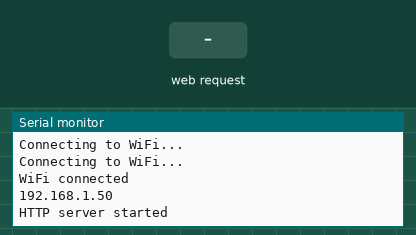
Bench run of a sketch on a simulated ESP8266 (NodeMCU). Shown: the last lines printed to the serial monitor. The test bench sets the inputs (shaded band). WiFi joins after 1.5 s; servers stay silent unless stated.

Above: at 3.2 s.
3.3 s: HTTP request GET /setForward received
At 4.5 s:
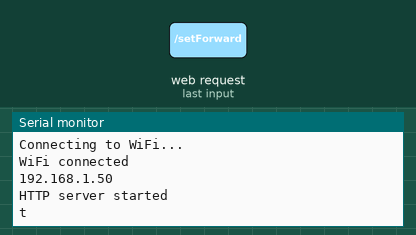
4.8 s: HTTP request GET /setReverse received
At 5.8 s:
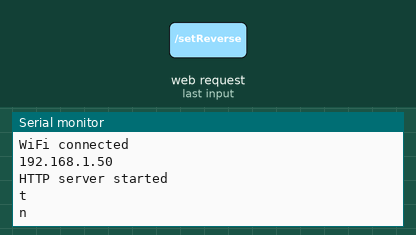

The sketch:

ESP8266.ino
```cpp
#include <ESP8266WiFi.h>
#include <ESP8266WebServer.h>

const char *ssid = "OchaHouse Tang 2";
const char *password = "ochahouse";

ESP8266WebServer server(80);

#define LIGHT_SENSOR A0

void setup() {
  Serial.begin(115200);

  // Kết nối đến WiFi
  WiFi.begin(ssid, password);
  while (WiFi.status() != WL_CONNECTED) {
    delay(1000);
    Serial.println("Connecting to WiFi...");
  }

  Serial.println("WiFi connected");
  Serial.println(WiFi.localIP());

  server.on("/", HTTP_GET, handleRoot);
  server.on("/lightValue", HTTP_GET, handleReadSensor);

  server.on("/setForward", HTTP_GET, handleSetForward);
  server.on("/setReverse", HTTP_GET, handleSetReverse);

  server.begin();
  Serial.println("HTTP server started");
}

void loop() {
  server.handleClient();
}

void handleRoot() {
  int lightValue = analogRead(LIGHT_SENSOR);
  String html = "<html><head><script>function updateValue() { var xhttp = new XMLHttpRequest(); xhttp.onreadystatechange = function() { if (this.readyState == 4 && this.status == 200) { document.getElementById('lightValue').innerHTML = this.responseText; } }; xhttp.open('GET', '/lightValue', true); xhttp.send(); } setInterval(updateValue, 1000);</script></head>";
  html += "<body><h1>Light Sensor Value</h1>";
  html += "<p>Value: <span id='lightValue'>" + String(lightValue) + "</span></p>";

  html += "<p>Enter the forward angle: <input type='text' id='forwardValue'></p>";
  html += "<button onclick='sendForwardValue()'>Move Forward</button>";

  html += "<p>Enter the reverse angle: <input type='text' id='reverseValue'></p>";
  html += "<button onclick='sendReverseValue()'>Move Reverse</button>";

  html += "</body><script>function sendForwardValue() { var forwardValue = document.getElementById('forwardValue').value; var xhttp = new XMLHttpRequest(); xhttp.open('GET', '/setForward?value=' + forwardValue, true); xhttp.send(); }</script>";
  html += "<script>function sendReverseValue() { var reverseValue = document.getElementById('reverseValue').value; var xhttp = new XMLHttpRequest(); xhttp.open('GET', '/setReverse?value=' + reverseValue, true); xhttp.send(); }</script></html>";
  server.send(200, "text/html", html);
}

void handleReadSensor() {
  int lightValue = analogRead(LIGHT_SENSOR);
  server.send(200, "text/plain", String(lightValue));
}

void handleSetForward() {
  String forwardValue = server.arg("value");
  Serial.println("t" + forwardValue);
  server.send(200, "text/plain", "Moved step to forward angle: " + forwardValue);
}

void handleSetReverse() {
  String reverseValue = server.arg("value");
  Serial.println("n" + reverseValue);
  server.send(200, "text/plain", "Moved step to reverse angle: " + reverseValue);
}
```

Measured:
- after the input at 3.3 s, the serial monitor: prints a new line at once (image 1)
- after the input at 4.8 s, the serial monitor: prints a new line at once (image 2)
